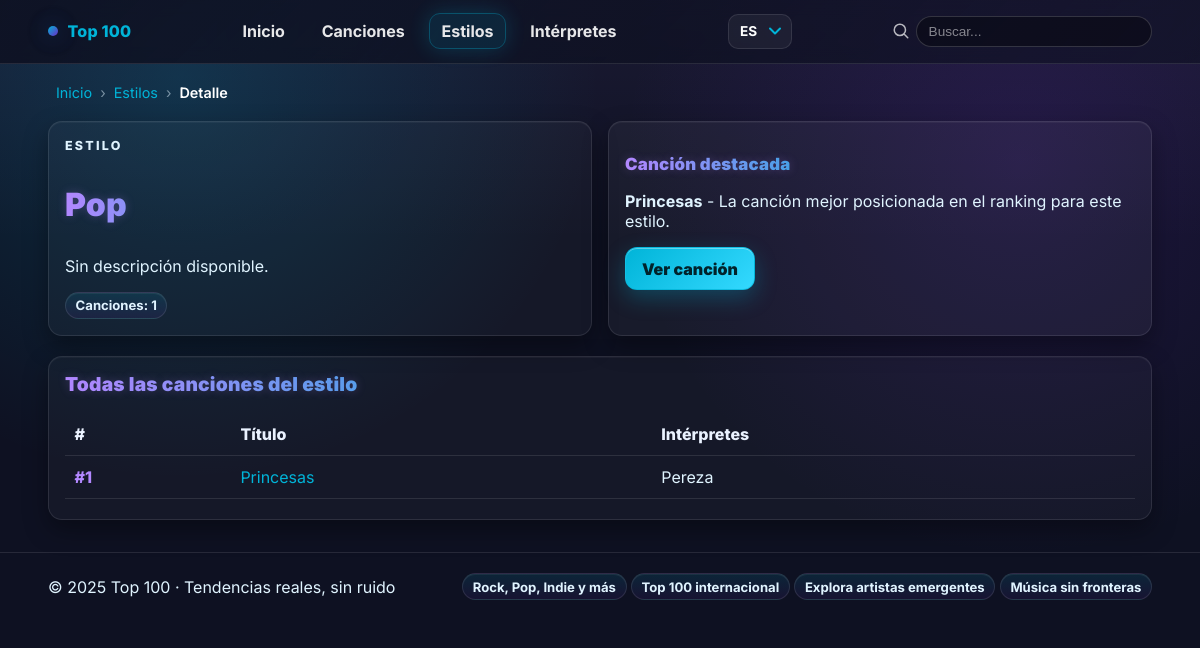
Page /es/genres/3/ on the earlier database version.
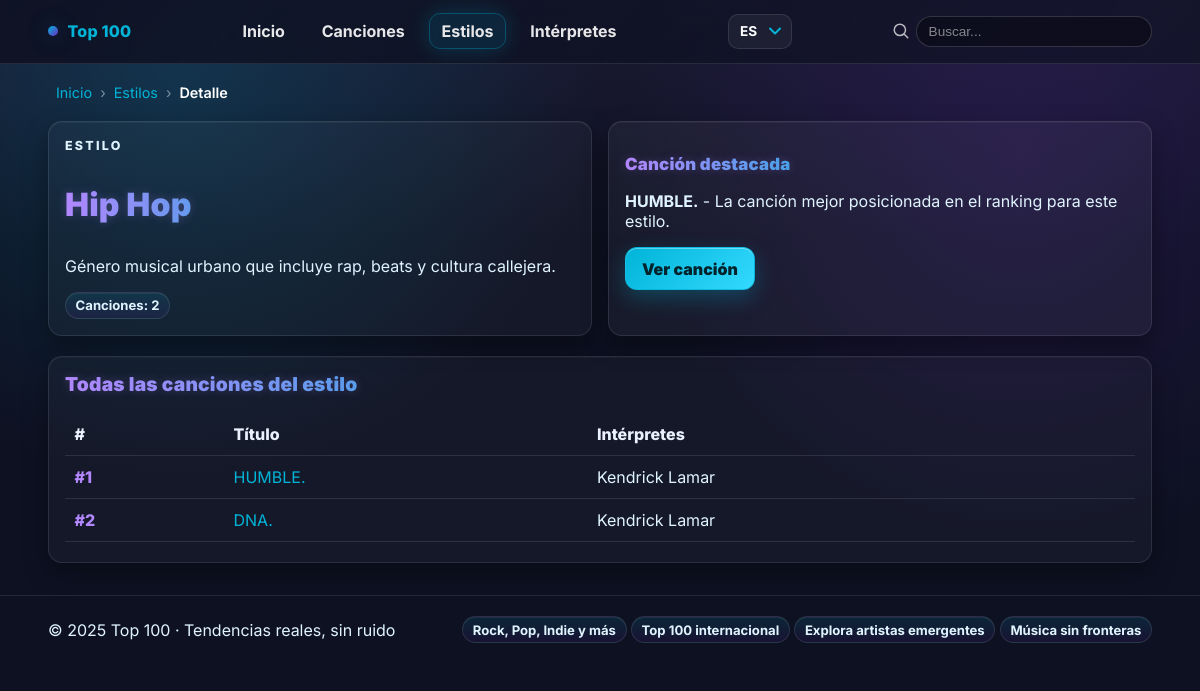
Same page on the later database version.
### apptop100/models.py (models this page shows, shortened)
class Cancion(models.Model):
    nombre = models.CharField(max_length=200)
    artistas = models.ManyToManyField(Artista, related_name='canciones')
    estilo = models.ForeignKey(Estilo, on_delete=models.CASCADE, related_name='canciones')
    reproducciones = models.IntegerField()
    duracion = models.IntegerField(help_text="Duración en segundos")
    fecha_lanzamiento = models.DateField(blank=True, null=True)
    album = models.ForeignKey(Album, on_delete=models.SET_NULL, blank=True, null=True, related_name='canciones')

class Estilo(models.Model):
    nombre = models.CharField(max_length=100, unique=True)
    descripcion = models.TextField(blank=True)

class Artista(models.Model):
    nombre = models.CharField(max_length=200)
    fecha_nacimiento = models.DateField(blank=True, null=True)
    followers = models.IntegerField()
    imagen = models.URLField(blank=True)
    popularidad = models.IntegerField()
    nacionalidad = models.CharField(max_length=100, blank=True)

### apptop100/views.py (the view)
# urls.py: path('<int:pk>/', views.show_estilo, name='detail'),
def show_estilo(request, pk):
    estilo = get_object_or_404(Estilo, pk=pk)
    canciones = estilo.canciones.order_by('-reproducciones')
    context = {"genre": estilo, "songs": canciones}
    return render(request, "genres/detail.html", context)

### apptop100/templates/genres/detail.html (shortened to what this page needs)
{% extends "base.html" %}
{% load i18n %}
{% block nav_genres %}active{% endblock %}
{% block content %}
<nav class="breadcrumbs section">
  <a href="{% url 'home' %}">{% trans "Inicio" %}</a>
  <a href="{% url 'genres:list' %}">{% trans "Estilos" %}</a>
  <span>{% trans "Detalle" %}</span>
</nav>
<section class="grid cols-2 section">
  <article class="card">
    <div class="kicker">{% trans "Estilo" %}</div>
    <h1 class="title">{{ genre.nombre }}</h1>
    <p class="muted">
      {% if genre.descripcion %}
        {{ genre.descripcion }}
      {% else %}
        {% trans "Sin descripción disponible." %}
      {% endif %}
    </p>
    <div class="chips mt-md">
      <span class="chip">
      </span>
    </div>
  </article>
  <article class="card soft">
    <h3 class="title card-title-featured">{% trans "Canción destacada" %}</h3>
    {% if songs.first %}
    <p class="muted">
      <strong>{{ songs.first.nombre }}</strong>
      {% trans " - La canción mejor posicionada en el ranking para este estilo." %}
    </p>
    <div class="row">
      <a class="btn" href="{% url 'songs:detail' pk=songs.first.pk %}">{% trans "Ver canción" %}</a>
    </div>
    {% else %}
    <p class="muted">
      {% trans "No hay canciones disponibles para este estilo." %}
    </p>
    {% endif %}
  </article>
</section>
<section class="section card">
  <h2 class="title section-title">{% trans "Todas las canciones del estilo" %}</h2>
  <table class="table">
    <thead>
      <tr>
        <th>#</th>
        <th>{% trans "Título" %}</th>
        <th>{% trans "Intérpretes" %}</th>
      </tr>
    </thead>
    <tbody>
      {% for cancion in songs %}
      <tr>
        <td class="rank">#{{ forloop.counter }}</td>
        <td>
          <a href="{% url 'songs:detail' pk=cancion.pk %}">{{ cancion.nombre }}</a>
        </td>
        <td class="muted">
          {% for artista in cancion.artistas.all %}
            {{ artista.nombre }}{% if not forloop.last %}, {% endif %}
          {% endfor %}
        </td>
      </tr>
      {% empty %}
      <tr>
        <td colspan="3" class="table-empty">
          {% trans "No hay canciones para este estilo." %}
        </td>
      </tr>
      {% endfor %}
    </tbody>
  </table>
</section>
{% endblock %}

Differences in the rows shown:
no longer on this page (row edited): Cancion: first.nombre "Princesas", nombre "Princesas"
no longer on this page (row edited): Artista: nombre "Pereza", shown under "Princesas"
now on this page (row edited): Estilo: descripcion "Género musical urbano que incluye rap, beats y cultura callejera."
added Cancion: first.nombre "HUMBLE.", nombre "HUMBLE."
added Artista: nombre "Kendrick Lamar"
added Cancion: nombre "DNA."
Other differences:
text no longer shown: "Canciones: 1 Sin descripción disponible."
text now shown: "Canciones: 2"
